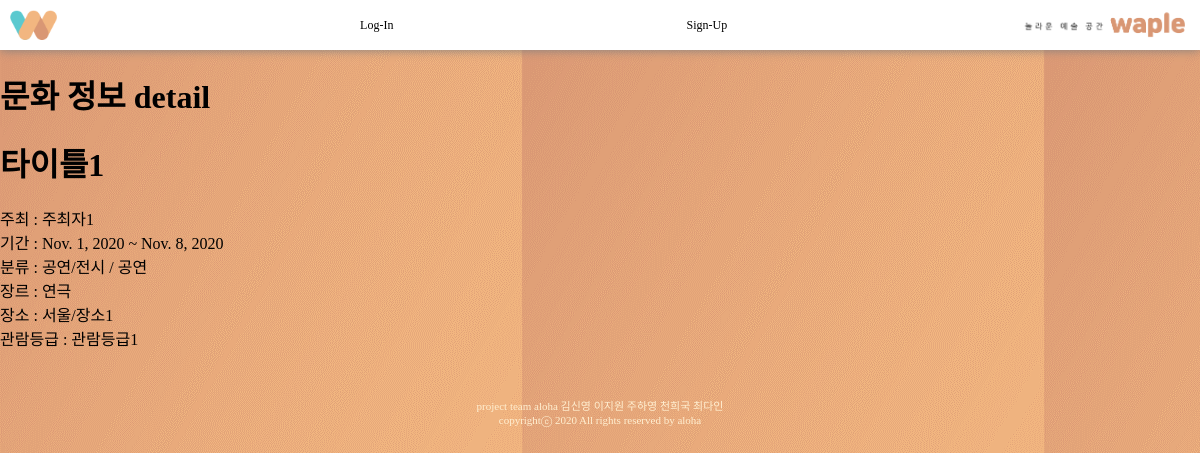
The page /subapp/detail/1 on the database as committed earlier.
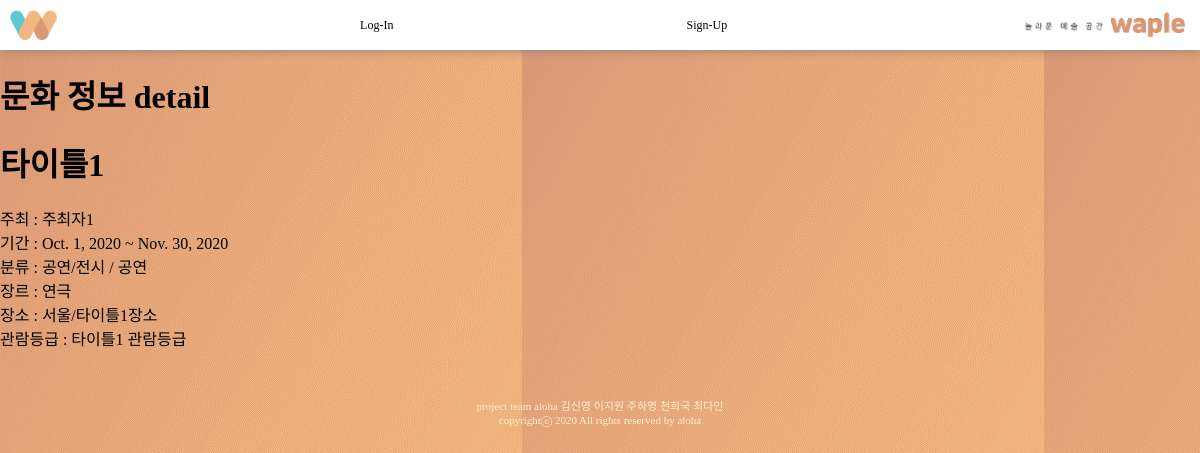
The same page on the database as committed later.
### subapp/models.py (models this page shows, shortened)
class PerformanceDB(models.Model):
    artinfo = models.ForeignKey(
        ArtInfoDB, on_delete=models.CASCADE, related_name='performance')
    cl = models.CharField(max_length=10) #소분류
    genre = models.CharField(max_length=10)
    place = models.CharField(max_length=30)
    Vrate = models.CharField(max_length=50, null=True) #관람등급 view rate

class ArtInfoDB(models.Model):
    title = models.CharField(max_length=30)
    host = models.CharField(max_length=30)
    region = models.CharField(max_length=10)
    category = models.CharField(max_length=10)
    start_date = models.DateField(null=True, auto_now=False, auto_now_add=False)
    end_date = models.DateField(null=True, auto_now=False, auto_now_add=False)

### subapp/views.py (the view)
# urls.py: path('detail/<int:content_pk>', views.detail, name='detail'),
def detail(request, content_pk):
    context={}
    Aitem = None
    Bitem = None
    contentt = ArtInfoDB.objects.get(pk = content_pk)
    if contentt.category == '공연/전시' :
        Aitem = PerformanceDB.objects.get(artinfo_id=content_pk)
    elif contentt.category == '축제/행사':
        Bitem = FestivalDB.objects.get(artinfo_id=content_pk)
    else : #'미술작품/건축물'
        item = ArtWorkDB.objects.get(artinfo_id=content_pk)
    context['Aitem'] = Aitem
    context['Bitem'] = Bitem
    return render(request, 'subapp/detail.html', context)

### subapp/templates/subapp/detail.html (shortened to what this page needs)
{% extends 'base.html' %}
{% load static %}
{% block content %}
    <h1>문화 정보 detail</h1>
    {% if Aitem  %}
    <h1> {{ Aitem.artinfo.title }} </h1>
    주최 : {{ Aitem.artinfo.host }} <br>
    기간 : {{ Aitem.artinfo.start_date }} ~ {{ Aitem.artinfo.end_date }} <br>
    분류 : {{Aitem.artinfo.category}} / {{ Aitem.cl }} <br>
    장르 : {{ Aitem.genre }} <br>
    장소 : {{Aitem.artinfo.region}}/{{ Aitem.place }} <br>
    관람등급 : {{Aitem.Vrate}} <br>
    {% endif %}
{% endblock %}

Rows that differ between the two databases and show on the page:
changed PerformanceDB "공연": artinfo.start_date "Nov. 1, 2020" → "Oct. 1, 2020"; artinfo.end_date "Nov. 8, 2020" → "Nov. 30, 2020"; place "장소1" → "타이틀1장소"; Vrate "관람등급1" → "타이틀1 관람등급"
